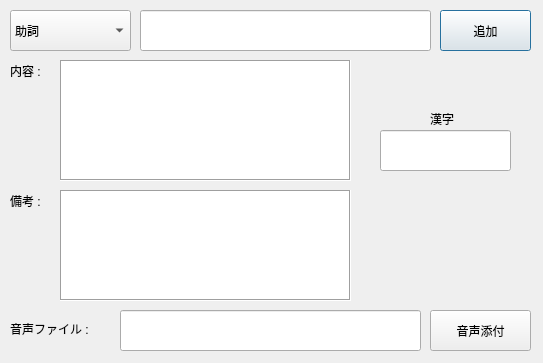
<?xml version="1.0" encoding="UTF-8"?>
<ui version="4.0">
 <class>add_kotoba</class>
 <widget class="QDialog" name="add_kotoba">
  <property name="geometry">
   <rect>
    <x>0</x>
    <y>0</y>
    <width>543</width>
    <height>363</height>
   </rect>
  </property>
  <property name="windowTitle">
   <string>見出し語追加</string>
  </property>
  <property name="windowIcon">
   <iconset resource="resource.qrc">
    <normaloff>:/imgs/icon.png</normaloff>:/imgs/icon.png</iconset>
  </property>
  <widget class="QComboBox" name="cb">
   <property name="geometry">
    <rect>
     <x>10</x>
     <y>10</y>
     <width>121</width>
     <height>41</height>
    </rect>
   </property>
   <item>
    <property name="text">
     <string>助詞</string>
    </property>
   </item>
   <item>
    <property name="text">
     <string>名詞</string>
    </property>
   </item>
   <item>
    <property name="text">
     <string>動詞</string>
    </property>
   </item>
   <item>
    <property name="text">
     <string>形容詞</string>
    </property>
   </item>
   <item>
    <property name="text">
     <string>副詞</string>
    </property>
   </item>
   <item>
    <property name="text">
     <string>その外</string>
    </property>
   </item>
  </widget>
  <widget class="QLineEdit" name="kotoba_line">
   <property name="geometry">
    <rect>
     <x>140</x>
     <y>10</y>
     <width>291</width>
     <height>41</height>
    </rect>
   </property>
  </widget>
  <widget class="QPushButton" name="add_btn">
   <property name="geometry">
    <rect>
     <x>440</x>
     <y>10</y>
     <width>91</width>
     <height>41</height>
    </rect>
   </property>
   <property name="text">
    <string>追加</string>
   </property>
  </widget>
  <widget class="QLabel" name="label">
   <property name="geometry">
    <rect>
     <x>10</x>
     <y>60</y>
     <width>41</width>
     <height>21</height>
    </rect>
   </property>
   <property name="text">
    <string>内容 :</string>
   </property>
  </widget>
  <widget class="QTextEdit" name="imi_line">
   <property name="geometry">
    <rect>
     <x>60</x>
     <y>60</y>
     <width>291</width>
     <height>121</height>
    </rect>
   </property>
   <property name="frameShape">
    <enum>QFrame::Box</enum>
   </property>
  </widget>
  <widget class="QLabel" name="label_2">
   <property name="geometry">
    <rect>
     <x>430</x>
     <y>110</y>
     <width>41</width>
     <height>17</height>
    </rect>
   </property>
   <property name="text">
    <string>漢字</string>
   </property>
  </widget>
  <widget class="QLineEdit" name="kanji_line">
   <property name="geometry">
    <rect>
     <x>380</x>
     <y>130</y>
     <width>131</width>
     <height>41</height>
    </rect>
   </property>
  </widget>
  <widget class="QLabel" name="label_3">
   <property name="geometry">
    <rect>
     <x>10</x>
     <y>192</y>
     <width>41</width>
     <height>17</height>
    </rect>
   </property>
   <property name="text">
    <string>備考 :</string>
   </property>
  </widget>
  <widget class="QTextEdit" name="bikou_line">
   <property name="geometry">
    <rect>
     <x>60</x>
     <y>190</y>
     <width>291</width>
     <height>111</height>
    </rect>
   </property>
   <property name="frameShape">
    <enum>QFrame::Box</enum>
   </property>
  </widget>
  <widget class="QLineEdit" name="mp3_path">
   <property name="geometry">
    <rect>
     <x>120</x>
     <y>310</y>
     <width>301</width>
     <height>41</height>
    </rect>
   </property>
  </widget>
  <widget class="QLabel" name="label_4">
   <property name="geometry">
    <rect>
     <x>10</x>
     <y>316</y>
     <width>111</width>
     <height>26</height>
    </rect>
   </property>
   <property name="text">
    <string>音声ファイル :</string>
   </property>
  </widget>
  <widget class="QPushButton" name="file_btn">
   <property name="geometry">
    <rect>
     <x>430</x>
     <y>310</y>
     <width>101</width>
     <height>41</height>
    </rect>
   </property>
   <property name="text">
    <string>音声添付</string>
   </property>
  </widget>
 </widget>
 <resources>
  <include location="resource.qrc"/>
 </resources>
 <connections/>
</ui>
